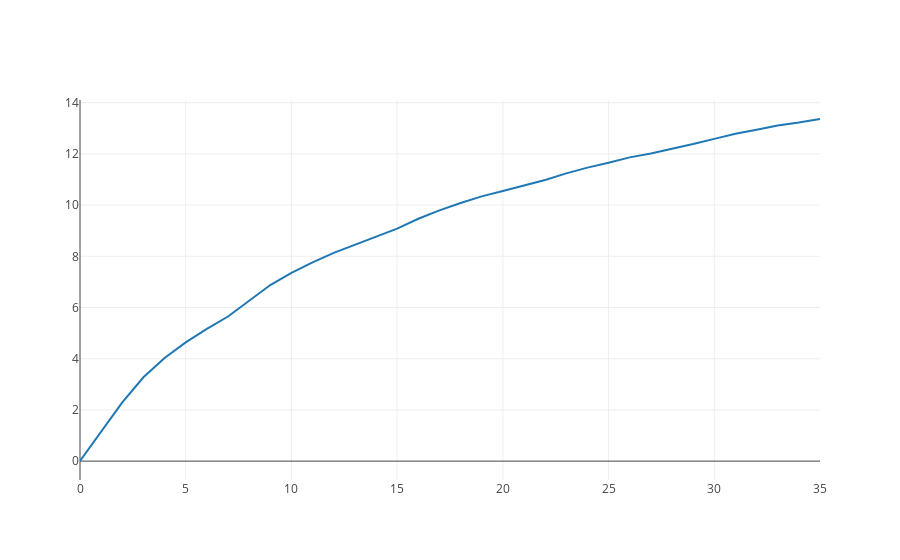

Here is the notebook cell this chart was saved with:
### Code cell
iplot([{
    "x": return_rates['returned_after'][1:],
    "y": return_rates['COUNT'][1:].cumsum()/total_users*100
}])

### Figure 1 — Plotly figure (JSON) as saved in the notebook; plotly's stock layout.template omitted (floating-point values rounded to 4 significant figures)
{"data": [{"x": [0, 1, 2, 3, 4, 5, 6, 7, 8, 9, 10, 11, 12, 13, 14, 15, 16, 17, 18, 19, 20, 21, 22, 23, 24, 25, 26, 27, 28, 29, 30, 31, 32, 33, 34, 35], "y": [0.005346, 1.16, 2.295, 3.274, 4.032, 4.637, 5.162, 5.648, 6.26, 6.879, 7.352, 7.764, 8.132, 8.447, 8.743, 9.08, 9.467, 9.792, 10.08, 10.34, 10.55, 10.75, 10.98, 11.24, 11.46, 11.65, 11.86, 12.02, 12.19, 12.38, 12.59, 12.79, 12.95, 13.11, 13.22, 13.36]}], "layout": {}}
